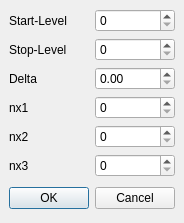
<ui version="4.0" >
 <author></author>
 <comment></comment>
 <exportmacro></exportmacro>
 <class>QDefineUniformMesh</class>
 <widget class="QDialog" name="QDefineUniformMesh" >
  <property name="geometry" >
   <rect>
    <x>0</x>
    <y>0</y>
    <width>180</width>
    <height>220</height>
   </rect>
  </property>
  <property name="windowTitle" >
   <string>Define Mesh Parameters</string>
  </property>
  <layout class="QGridLayout" >
   <property name="margin" >
    <number>9</number>
   </property>
   <property name="spacing" >
    <number>6</number>
   </property>
   <item row="0" column="0" >
    <layout class="QGridLayout" >
     <property name="margin" >
      <number>0</number>
     </property>
     <property name="spacing" >
      <number>6</number>
     </property>
     <item row="1" column="0" >
      <layout class="QHBoxLayout" >
       <property name="margin" >
        <number>0</number>
       </property>
       <property name="spacing" >
        <number>6</number>
       </property>
       <item>
        <widget class="QLabel" name="label" >
         <property name="toolTip" >
          <string>Stop-Level der Verfeinerung</string>
         </property>
         <property name="text" >
          <string>Stop-Level</string>
         </property>
        </widget>
       </item>
       <item>
        <widget class="QSpinBox" name="spinBox_stopLevel" />
       </item>
      </layout>
     </item>
     <item row="0" column="0" >
      <layout class="QHBoxLayout" >
       <property name="margin" >
        <number>0</number>
       </property>
       <property name="spacing" >
        <number>6</number>
       </property>
       <item>
        <widget class="QLabel" name="label_6" >
         <property name="toolTip" >
          <string>Start-Level der Verfeinerung</string>
         </property>
         <property name="text" >
          <string>Start-Level</string>
         </property>
        </widget>
       </item>
       <item>
        <widget class="QSpinBox" name="spinBox_startLevel" />
       </item>
      </layout>
     </item>
    </layout>
   </item>
   <item row="1" column="0" >
    <layout class="QHBoxLayout" >
     <property name="margin" >
      <number>0</number>
     </property>
     <property name="spacing" >
      <number>6</number>
     </property>
     <item>
      <widget class="QLabel" name="label_2" >
       <property name="toolTip" >
        <string>Größe der Zellen</string>
       </property>
       <property name="text" >
        <string>Delta</string>
       </property>
      </widget>
     </item>
     <item>
      <widget class="QDoubleSpinBox" name="doubleSpinBox_delta" />
     </item>
    </layout>
   </item>
   <item row="3" column="0" >
    <layout class="QHBoxLayout" >
     <property name="margin" >
      <number>0</number>
     </property>
     <property name="spacing" >
      <number>6</number>
     </property>
     <item>
      <spacer>
       <property name="orientation" >
        <enum>Qt::Horizontal</enum>
       </property>
       <property name="sizeHint" >
        <size>
         <width>131</width>
         <height>31</height>
        </size>
       </property>
      </spacer>
     </item>
     <item>
      <widget class="QPushButton" name="okButton" >
       <property name="text" >
        <string>OK</string>
       </property>
      </widget>
     </item>
     <item>
      <widget class="QPushButton" name="cancelButton" >
       <property name="text" >
        <string>Cancel</string>
       </property>
      </widget>
     </item>
    </layout>
   </item>
   <item row="2" column="0" >
    <layout class="QVBoxLayout" >
     <property name="margin" >
      <number>0</number>
     </property>
     <property name="spacing" >
      <number>6</number>
     </property>
     <item>
      <layout class="QHBoxLayout" >
       <property name="margin" >
        <number>0</number>
       </property>
       <property name="spacing" >
        <number>6</number>
       </property>
       <item>
        <widget class="QLabel" name="label_3" >
         <property name="toolTip" >
          <string>Anzahl Zellen in X-Richtung</string>
         </property>
         <property name="text" >
          <string>nx1</string>
         </property>
        </widget>
       </item>
       <item>
        <widget class="QSpinBox" name="spinBox_nx1" />
       </item>
      </layout>
     </item>
     <item>
      <layout class="QHBoxLayout" >
       <property name="margin" >
        <number>0</number>
       </property>
       <property name="spacing" >
        <number>6</number>
       </property>
       <item>
        <widget class="QLabel" name="label_4" >
         <property name="toolTip" >
          <string>Anzahl Zellen in Y-Richtung</string>
         </property>
         <property name="text" >
          <string>nx2</string>
         </property>
        </widget>
       </item>
       <item>
        <widget class="QSpinBox" name="spinBox_nx2" />
       </item>
      </layout>
     </item>
     <item>
      <layout class="QHBoxLayout" >
       <property name="margin" >
        <number>0</number>
       </property>
       <property name="spacing" >
        <number>6</number>
       </property>
       <item>
        <widget class="QLabel" name="label_5" >
         <property name="toolTip" >
          <string>Anzahl Zellen in Z-Richtung</string>
         </property>
         <property name="text" >
          <string>nx3</string>
         </property>
        </widget>
       </item>
       <item>
        <widget class="QSpinBox" name="spinBox_nx3" />
       </item>
      </layout>
     </item>
    </layout>
   </item>
  </layout>
 </widget>
 <pixmapfunction></pixmapfunction>
 <resources/>
 <connections>
  <connection>
   <sender>okButton</sender>
   <signal>clicked()</signal>
   <receiver>QDefineUniformMesh</receiver>
   <slot>accept()</slot>
   <hints>
    <hint type="sourcelabel" >
     <x>286</x>
     <y>257</y>
    </hint>
    <hint type="destinationlabel" >
     <x>96</x>
     <y>254</y>
    </hint>
   </hints>
  </connection>
  <connection>
   <sender>cancelButton</sender>
   <signal>clicked()</signal>
   <receiver>QDefineUniformMesh</receiver>
   <slot>reject()</slot>
   <hints>
    <hint type="sourcelabel" >
     <x>369</x>
     <y>257</y>
    </hint>
    <hint type="destinationlabel" >
     <x>179</x>
     <y>282</y>
    </hint>
   </hints>
  </connection>
 </connections>
</ui>
